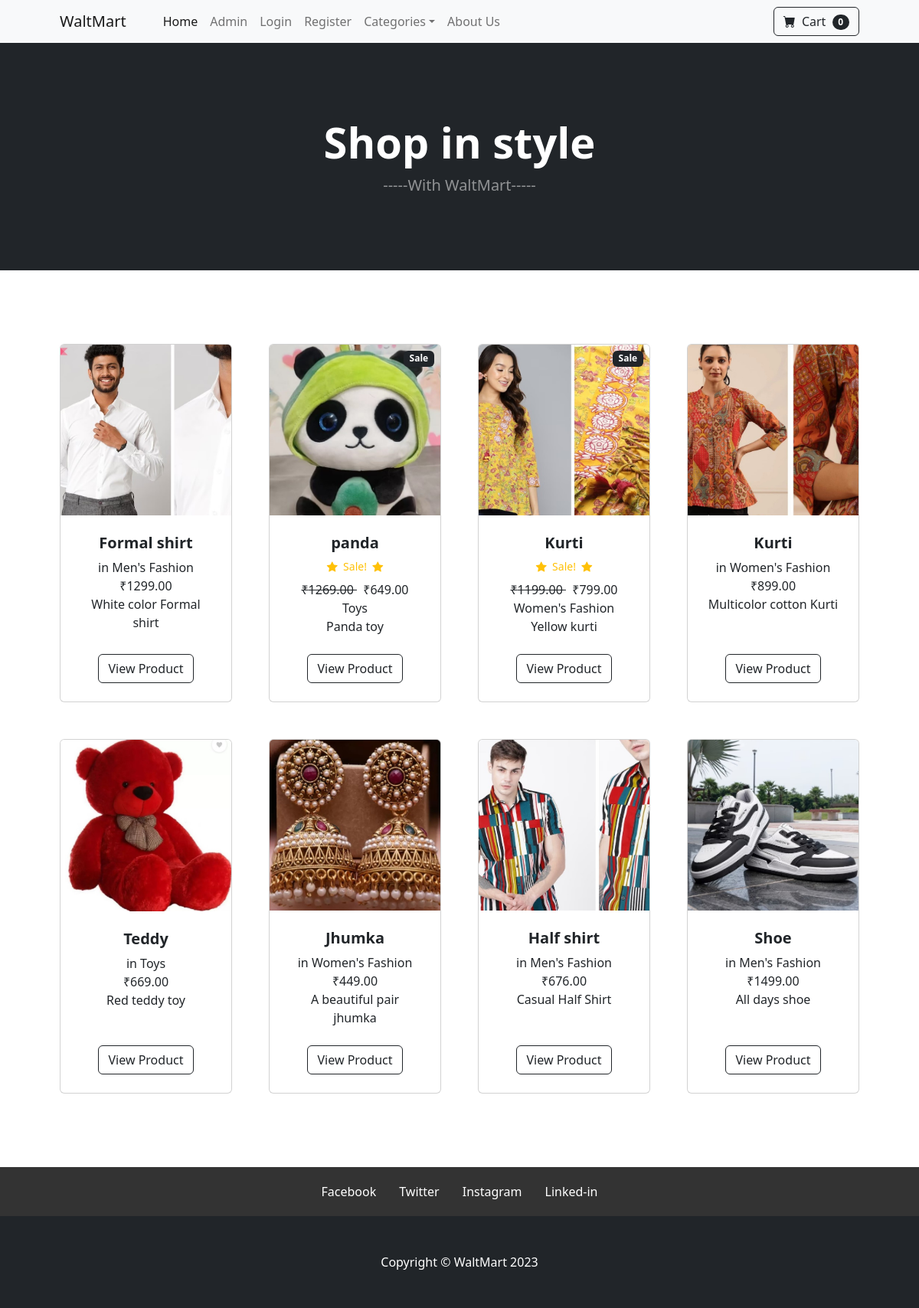
The page / on the database its author committed.
### store/models.py (models this page shows, shortened)
class Product(models.Model):
    name = models.CharField(max_length=100)
    price = models.DecimalField(default=0, decimal_places=2, max_digits=6)
    category = models.ForeignKey(Category, on_delete=models.CASCADE, default=1)
    description = models.CharField(max_length=250, default='', blank=True, null=True)
    image = models.ImageField(upload_to='uploads/product/')
    is_sale = models.BooleanField(default=False)
    sale_price = models.DecimalField(default=0, decimal_places=2, max_digits=6)

class Category(models.Model):
    name = models.CharField(max_length=50)
    def __str__(self):
        return self.name
    class Meta:
        verbose_name_plural = 'categories'

### store/views.py (the view)
# urls.py: path('', views.index, name='index'),
def index(request):
    products = Product.objects.all()
    return render(request, 'index.html', {'products': products})

### cart/cart.py (called while the page is built)
	def __len__(self):
		return len(self.cart)

### cart/context_processors.py (called while the page is built)
def cart(request):
	return {'cart': Cart(request)}

### templates/index.html
{% extends "base.html" %}
{% load static %}
{% block content %}
<!DOCTYPE html>
<html lang="en">
<body>
<header class="bg-dark py-5">
    <div class="container px-4 px-lg-5 my-5">
        <div class="text-center text-white">
            <h1 class="display-4 fw-bolder">Shop in style</h1>
            <p class="lead fw-normal text-white-50 mb-0">-----With WaltMart-----</p>
        </div>
    </div>
</header>
<section class="py-5">
    <div class="container px-4 px-lg-5 mt-5">
        <div class="row gx-4 gx-lg-5 row-cols-2 row-cols-md-3 row-cols-xl-4 justify-content-center">
{% for product in products %}
    {% if product.is_sale %}
                    <div class="col mb-5">
                        <div class="card h-100">
                            <div class="badge bg-dark text-white position-absolute" style="top: 0.5rem; right: 0.5rem">Sale</div>
                            <img class="card-img-top" src="{{ product.image.url }}" alt="..." />
                            <div class="card-body p-4">
                                <div class="text-center">
                                    <h5 class="fw-bolder">{{ product.name }}</h5>
                <div class="d-flex justify-content-center small text-warning mb-2">
                <div class="bi-star-fill"></div>
                &nbsp;&nbsp;Sale!&nbsp;&nbsp;
                <div class="bi-star-fill"></div>
                </div>
                                    <strike>
                                    ₹{{ product.price }}
                                    </strike>
                                    &nbsp;
                                    ₹{{ product.sale_price }}
                                </div>
                                <center>{{ product.category }}</center>
                                <center>{{ product.description }}</center>
                            </div>
                            <div class="card-footer p-4 pt-0 border-top-0 bg-transparent">
    <div class="text-center">
         <a class="btn btn-outline-dark mt-auto" href="{% url 'product' product.id  %}">View Product</a>
    </div>
                            </div>
                        </div>
                    </div>
                    {% else %}
            <div class="col mb-5">
                <div class="card h-100">
                    <img class="card-img-top" src="{{ product.image.url }}" alt="..."/>
                    <div class="card-body p-4">
                        <div class="text-center">
                            <h5 class="fw-bolder">{{ product.name }}</h5>
                            in {{ product.category }}<br>
                            ₹{{ product.price }}
                            <br>
                            {{ product.description }}
                        </div>
                    </div>
                    <div class="card-footer p-4 pt-0 border-top-0 bg-transparent" >
                        <div class="text-center"><a class="btn btn-outline-dark mt-auto"  href="{% url 'product' product.id  %}">View Product</a></div>
                    </div>
                </div>
            </div>
    {% endif %}
{% endfor %}
        </div></div></section>
{% endblock %}

### templates/base.html (shortened to what this page needs)
{% load static %}
<!DOCTYPE html>
<html lang="en">
<head>
    <link href="https://cdn.jsdelivr.net/npm/bootstrap-icons@1.5.0/font/bootstrap-icons.css" rel="stylesheet"/>
    <link href={% static 'css/styles.css' %} rel="stylesheet"/>
</head>
<body>
{% include 'navbar.html' %}
        {% block content %}
        {% endblock %}
</body>
  <footer>
    <div class="social-media">
      <a href="#" target="_blank" class="social-link">Facebook</a>
      <a href="#" target="_blank" class="social-link">Twitter</a>
      <a href="#" target="_blank" class="social-link">Instagram</a>
        <a href="#" target="_blank" class="social-link">Linked-in</a>
    </div>
  </footer>
<footer class="py-5 bg-dark">
    <div class="container"><p class="m-0 text-center text-white">Copyright &copy; WaltMart 2023</p></div>
</footer>
</html>

### templates/navbar.html (shortened to what this page needs)
<nav class="navbar navbar-expand-lg navbar-light bg-light">
    <div class="container px-4 px-lg-5">
        <a class="navbar-brand" href="{% url 'index' %}">WaltMart</a>
        <div class="collapse navbar-collapse" id="navbarSupportedContent">
            <ul class="navbar-nav me-auto mb-2 mb-lg-0 ms-lg-4">
                <li class="nav-item"><a class="nav-link active" aria-current="page" href="{% url 'index' %}">Home</a>
                </li>
                <li class="nav-item"><a class="nav-link" href="http://localhost:8000/admin/">Admin</a></li>
                {% if user.is_authenticated %}
                    <li class="nav-item"><a class="nav-link" href="{% url 'logout' %}">Logout</a></li>
                {% else %}
                    <li class="nav-item"><a class="nav-link" href="{% url 'login' %}">Login</a></li>
                    <li class="nav-item"><a class="nav-link" href="{% url 'register' %}">Register</a></li>
                {% endif %}
                        <li class="nav-item dropdown">
                            <a class="nav-link dropdown-toggle" id="navbarDropdown" href="#" role="button" data-bs-toggle="dropdown" aria-expanded="false">Categories</a>
                        </li>
            <li class="nav-item"><a class="nav-link" href="{% url 'about' %}">About Us</a></li>
                    </ul>
         <form class="d-flex">
<a href="{% url 'cart_summary' %}" class="btn btn-outline-dark"><i class="bi-cart-fill me-1"></i>
                            Cart
<span class="badge bg-dark text-white ms-1 rounded-pill" id="cart_quantity">{{ cart|length }}
</span></a>
                    </form>
                </div>
            </div>
    </nav>

### templates/base.html (style rules this page uses)
footer { background-color: #333; color: #fff; padding: 20px; text-align: center; }
.social-media { display: flex; justify-content: center; align-items: center; }
.social-link { color: #fff; text-decoration: none; margin: 0 15px; }

### rows shown on the page
Product: image (picture), name "Formal shirt", category "Men's Fashion", price "1299.00", description "White color Formal shirt"
Product: image (picture), name "panda", price "1269.00", sale_price "649.00", category "Toys", description "Panda toy"
Product: image (picture), name "Kurti", price "1199.00", sale_price "799.00", category "Women's Fashion", description "Yellow kurti"
Product: image (picture), name "Kurti", category "Women's Fashion", price "899.00", description "Multicolor cotton Kurti"
Product: image (picture), name "Teddy", category "Toys", price "669.00", description "Red teddy toy"
Product: image (picture), name "Jhumka", category "Women's Fashion", price "449.00", description "A beautiful pair jhumka"
Product: image (picture), name "Half shirt", category "Men's Fashion", price "676.00", description "Casual Half Shirt"
Product: image (picture), name "Shoe", category "Men's Fashion", price "1499.00", description "All days shoe"

### other values the page prints
{{ cart|length }} "0"
